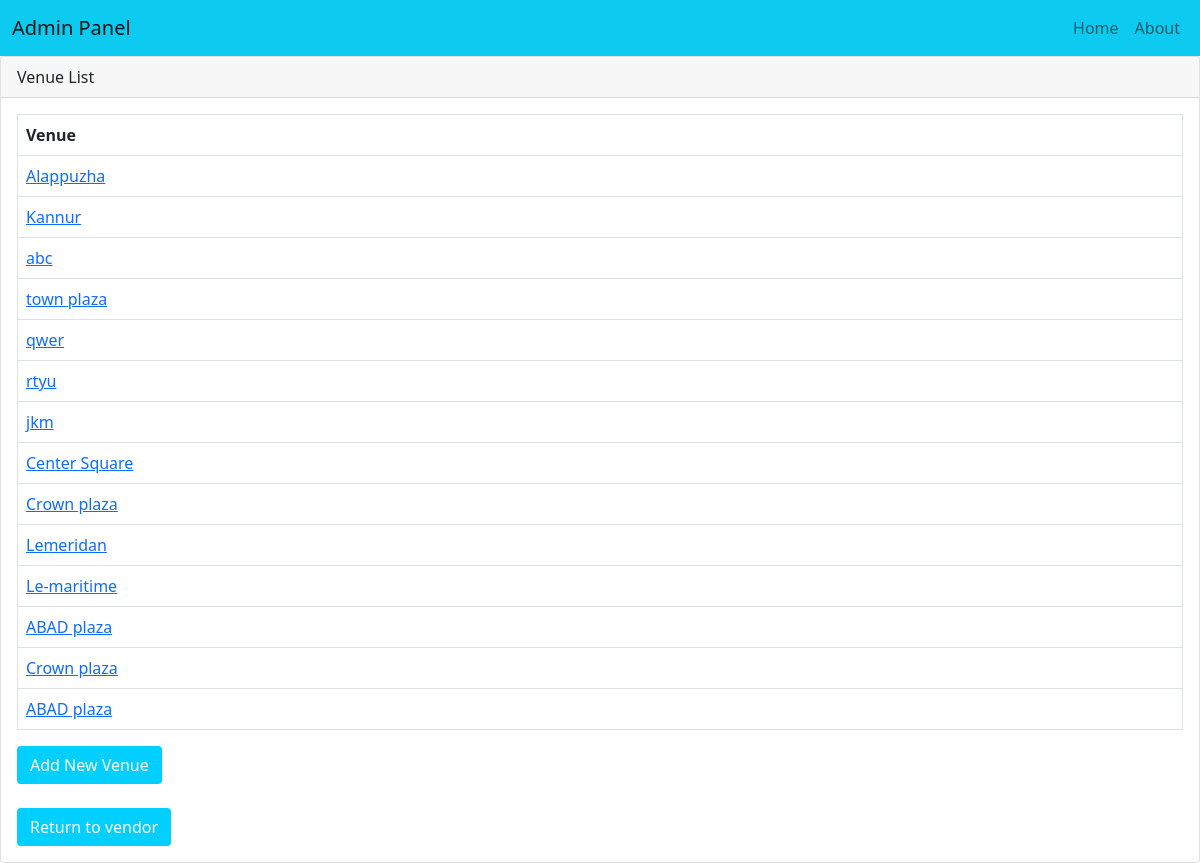
The app's page /eventapp/event_venue_list/ with its own data.
### eventapp/models.py (models this page shows, shortened)
class Venue_event(models.Model):
    name = models.CharField(max_length=200)
    address = models.CharField(max_length=300)
    capacity = models.IntegerField()

### eventapp/views.py (the view)
# urls.py: path('event_venue_list/',VenueListView.as_view(),name='venue_list'),
class VenueListView(ListView):
    model = Venue_event
    template_name = 'venue_list.html'
    context_object_name = 'venues'

### eventapp/templates/venue_list.html (shortened to what this page needs)
<!DOCTYPE html>
{% load static %}
<html lang="en">
<head>
    <link href="https://cdn.jsdelivr.net/npm/bootstrap@5.0.2/dist/css/bootstrap.min.css" rel="stylesheet">
</head>
<body>
<nav class="navbar navbar-expand-lg navbar-light bg-info">
            <div class="container-fluid">
                <a class="navbar-brand" href="#">Admin Panel</a>
                <div class="collapse navbar-collapse" id="navbarNav">
                    <ul class="navbar-nav ms-auto">
                        <li class="nav-item">
                            <a class="nav-link" href="http://127.0.0.1:8000/eventapp/admin_dashboard/">Home</a>
                        </li>
                        <li class="nav-item">
                            <a class="nav-link" href="http://127.0.0.1:8000/eventapp/admin_about_page/">About</a>
                        </li>
                    </ul>
                </div>
            </div>
        </nav>
 <div class="card">
                <div class="card-header">
                    Venue List
                </div>
             <div class="card-body">
                    <table class="table table-bordered">
                        <thead>
                            <tr>
                                <th>Venue</th>
                            </tr>
                        </thead>
                         {% for venue in venues %}
                         <tbody>
                            <tr>
                                <td><a href="http://127.0.0.1:8000/eventapp/event_venue_detail/{{venue.pk}}/">{{ venue.name }}</a></td>
                            </tr>
                            </tbody>
                         {% endfor %}
                    </table>
                  <a href="http://127.0.0.1:8000/eventapp/event_venue_create/" class="btn btn-delete">Add New Venue</a><br><br>
                  <a href="http://127.0.0.1:8000/eventapp/vendor_dashboard/" class="btn btn-delete">Return to vendor</a>
             </div>
        </div>
</body>
</html>

### eventapp/templates/venue_list.html (style rules this page uses)
.btn-delete { background-color: #00cfff; color: white; }

### records on screen
Venue_event: name "Alappuzha"
Venue_event: name "Kannur"
Venue_event: name "abc"
Venue_event: name "town plaza"
Venue_event: name "qwer"
Venue_event: name "rtyu"
Venue_event: name "jkm"
Venue_event: name "Center Square"
Venue_event: name "Crown plaza"
Venue_event: name "Lemeridan"
Venue_event: name "Le-maritime"
Venue_event: name "ABAD plaza"
Venue_event: name "Crown plaza"
Venue_event: name "ABAD plaza"
